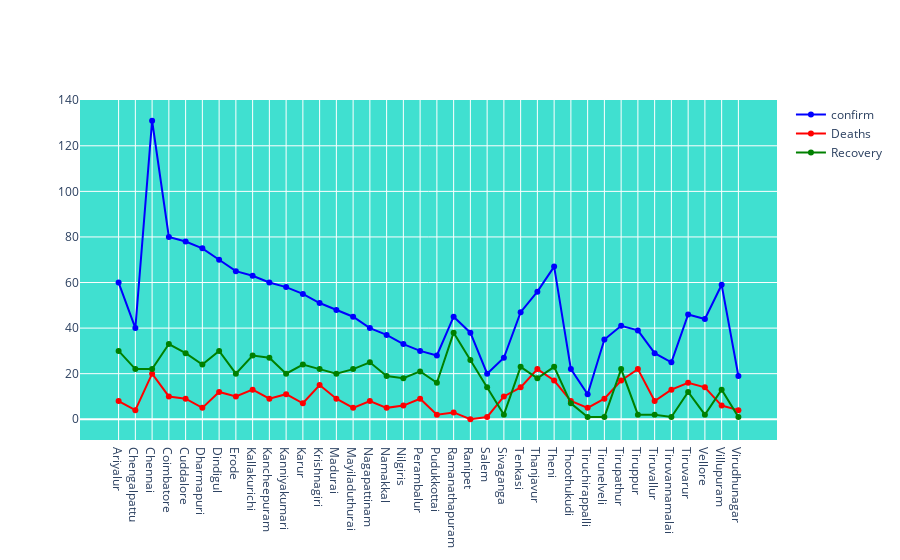

The notebook cell saved with this chart:
### Code cell
#LINE GRAPH

confirmed=TN.groupby('District').sum()['confirm'].reset_index()
death=TN.groupby('District').sum()['Deaths'].reset_index()
rec=TN.groupby('District').sum()['Recovery'].reset_index()


fig=go.Figure()
fig.add_trace(go.Scatter(x=confirmed['District'],y=confirmed['confirm'],mode='lines+markers',name='confirm',line=dict(color='blue',width=2)))
fig.add_trace(go.Scatter(x=death['District'],y=death['Deaths'],mode='lines+markers',name='Deaths',line=dict(color='red',width=2)))
fig.add_trace(go.Scatter(x=rec['District'],y=rec['Recovery'],mode='lines+markers',name='Recovery',line=dict(color='green',width=2))) 
fig.update_layout(plot_bgcolor='turquoise')

### Figure 1 — Plotly figure (JSON) as saved in the notebook; plotly's stock layout.template omitted (floating-point values rounded to 4 significant figures)
{"data": [{"line": {"color": "blue", "width": 2}, "mode": "lines+markers", "name": "confirm", "type": "scatter", "x": ["Ariyalur", "Chengalpattu", "Chennai", "Coimbatore", "Cuddalore", "Dharmapuri", "Dindigul", "Erode", "Kallakurichi", "Kancheepuram", "Kanniyakumari", "Karur", "Krishnagiri", "Madurai", "Mayiladuthurai", "Nagapattinam", "Namakkal", "Nilgiris", "Perambalur", "Pudukkottai", "Ramanathapuram", "Ranipet", "Salem", "Sivaganga", "Tenkasi", "Thanjavur", "Theni", "Thoothukudi", "Tiruchirappalli", "Tirunelveli", "Tirupathur", "Tiruppur", "Tiruvallur", "Tiruvannamalai", "Tiruvarur", "Vellore", "Villupuram", "Virudhunagar"], "y": [60, 40, 131, 80, 78, 75, 70, 65, 63, 60, 58, 55, 51, 48, 45, 40, 37, 33, 30, 28, 45, 38, 20, 27, 47, 56, 67, 22, 11, 35, 41, 39, 29, 25, 46, 44, 59, 19]}, {"line": {"color": "red", "width": 2}, "mode": "lines+markers", "name": "Deaths", "type": "scatter", "x": ["Ariyalur", "Chengalpattu", "Chennai", "Coimbatore", "Cuddalore", "Dharmapuri", "Dindigul", "Erode", "Kallakurichi", "Kancheepuram", "Kanniyakumari", "Karur", "Krishnagiri", "Madurai", "Mayiladuthurai", "Nagapattinam", "Namakkal", "Nilgiris", "Perambalur", "Pudukkottai", "Ramanathapuram", "Ranipet", "Salem", "Sivaganga", "Tenkasi", "Thanjavur", "Theni", "Thoothukudi", "Tiruchirappalli", "Tirunelveli", "Tirupathur", "Tiruppur", "Tiruvallur", "Tiruvannamalai", "Tiruvarur", "Vellore", "Villupuram", "Virudhunagar"], "y": [8, 4, 20, 10, 9, 5, 12, 10, 13, 9, 11, 7, 15, 9, 5, 8, 5, 6, 9, 2, 3, 0, 1, 10, 14, 22, 17, 8, 5, 9, 17, 22, 8, 13, 16, 14, 6, 4]}, {"line": {"color": "green", "width": 2}, "mode": "lines+markers", "name": "Recovery", "type": "scatter", "x": ["Ariyalur", "Chengalpattu", "Chennai", "Coimbatore", "Cuddalore", "Dharmapuri", "Dindigul", "Erode", "Kallakurichi", "Kancheepuram", "Kanniyakumari", "Karur", "Krishnagiri", "Madurai", "Mayiladuthurai", "Nagapattinam", "Namakkal", "Nilgiris", "Perambalur", "Pudukkottai", "Ramanathapuram", "Ranipet", "Salem", "Sivaganga", "Tenkasi", "Thanjavur", "Theni", "Thoothukudi", "Tiruchirappalli", "Tirunelveli", "Tirupathur", "Tiruppur", "Tiruvallur", "Tiruvannamalai", "Tiruvarur", "Vellore", "Villupuram", "Virudhunagar"], "y": [30, 22, 22, 33, 29, 24, 30, 20, 28, 27, 20, 24, 22, 20, 22, 25, 19, 18, 21, 16, 38, 26, 14, 2, 23, 18, 23, 7, 1, 1, 22, 2, 2, 1, 12, 2, 13, 1]}], "layout": {"autosize": true, "plot_bgcolor": "turquoise", "xaxis": {"autorange": true, "range": [-2.237, 39.24], "type": "category"}, "yaxis": {"autorange": true, "range": [-12.1, 143.1], "type": "linear"}}}
